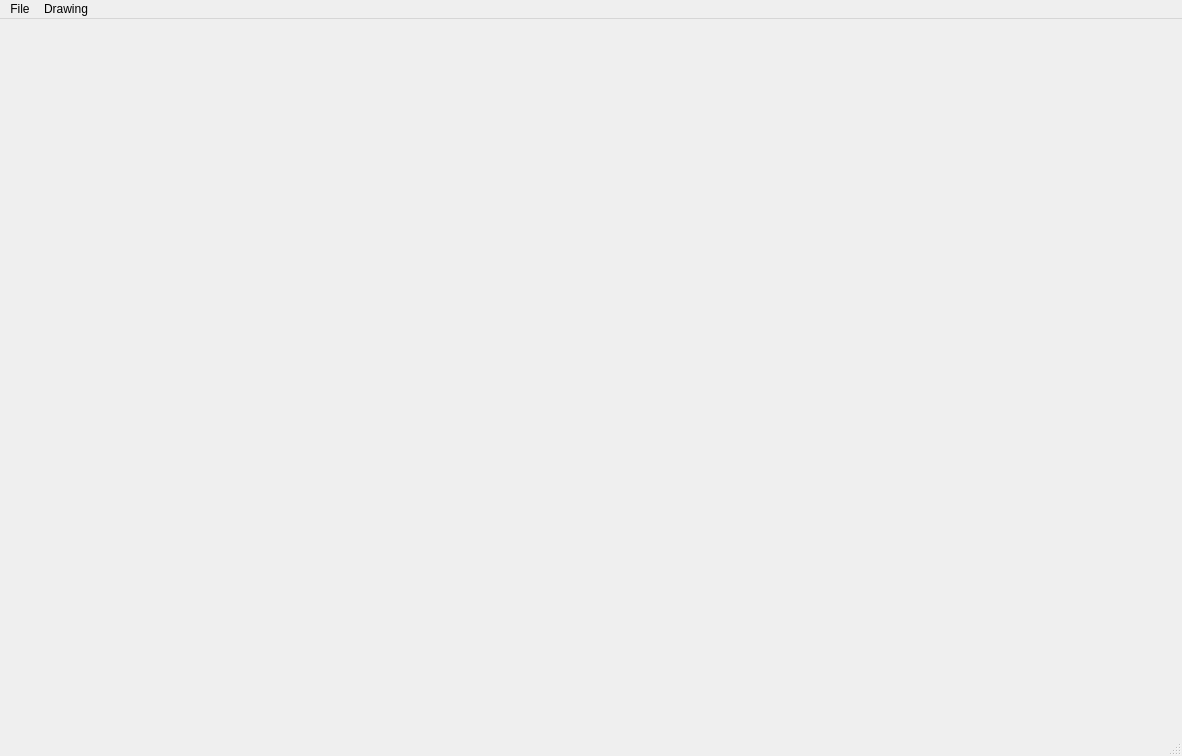
<ui version="4.0" >
 <author>Luiz Crlos Rios-Abreu</author>
 <class>TribalMainWindow</class>
 <widget class="QMainWindow" name="TribalMainWindow" >
  <property name="geometry" >
   <rect>
    <x>0</x>
    <y>0</y>
    <width>1182</width>
    <height>756</height>
   </rect>
  </property>
  <property name="windowTitle" >
   <string>Tribal Window</string>
  </property>
  <widget class="QWidget" name="centralWidget" >
   <widget class="QLabel" name="tribalLabel" >
    <property name="geometry" >
     <rect>
      <x>0</x>
      <y>0</y>
      <width>1162</width>
      <height>716</height>
     </rect>
    </property>
    <property name="text" >
     <string/>
    </property>
   </widget>
  </widget>
  <widget class="QMenuBar" name="menubar" >
   <property name="geometry" >
    <rect>
     <x>0</x>
     <y>0</y>
     <width>1182</width>
     <height>21</height>
    </rect>
   </property>
   <widget class="QMenu" name="menuFile" >
    <property name="title" >
     <string>File</string>
    </property>
    <addaction name="actionSave_As" />
    <addaction name="actionOpen" />
   </widget>
   <widget class="QMenu" name="menuDrawing" >
    <property name="title" >
     <string>Drawing</string>
    </property>
    <addaction name="actionStart_Drawaing" />
   </widget>
   <addaction name="menuFile" />
   <addaction name="menuDrawing" />
  </widget>
  <widget class="QStatusBar" name="statusbar" />
  <action name="actionSave_As" >
   <property name="text" >
    <string>Save As</string>
   </property>
  </action>
  <action name="actionStart_Drawaing" >
   <property name="text" >
    <string>Start Drawaing</string>
   </property>
  </action>
  <action name="actionOpen" >
   <property name="text" >
    <string>Open</string>
   </property>
  </action>
 </widget>
 <layoutdefault spacing="9" margin="9" />
 <resources/>
 <connections/>
 <designerdata>
  <property name="gridDeltaX" >
   <number>10</number>
  </property>
  <property name="gridDeltaY" >
   <number>10</number>
  </property>
  <property name="gridSnapX" >
   <bool>true</bool>
  </property>
  <property name="gridSnapY" >
   <bool>true</bool>
  </property>
  <property name="gridVisible" >
   <bool>true</bool>
  </property>
 </designerdata>
</ui>
